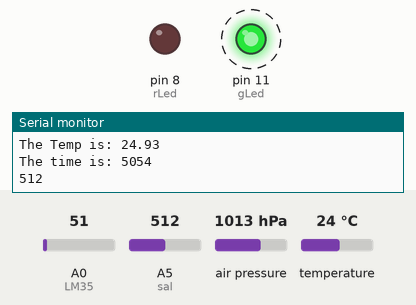
A sketch run on a simulated Arduino Uno, built with avr-gcc and run on an emulated ATmega328P. Parts: output pins drawn as LEDs (lit = HIGH), the last lines printed to the serial monitor. Dashed ring = blinking. Inputs (shaded band) come from the test bench; at power-on: A0 (LM35) = 51, A5 (sal) = 512, air pressure 1013 hPa, temperature 24 °C. Storage starts empty.

Above: at 5.7 s.
5.8 s: A0 (LM35) set to 62
At 6.22 s:
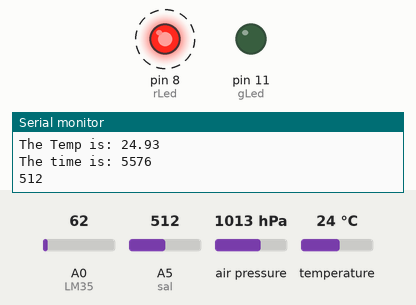
8.9 s: A0 (LM35) set to 30
At 9.09 s:
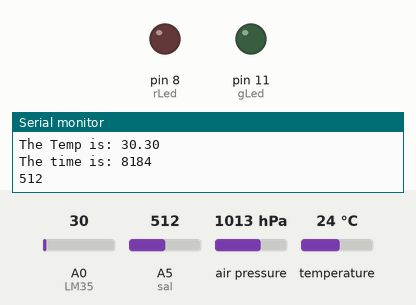
12.0 s: A0 (LM35) set to 61
At 12.48 s:
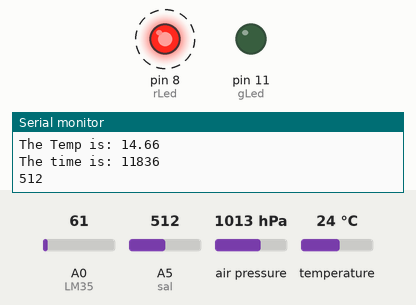
Timing chart, 0 to 21.1 s (numbered marks = the images above; inputs shaded):
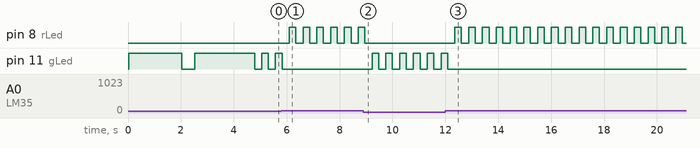

The sketch:

ctd.ino
```cpp
#include <SPI.h>
#include <SD.h>
#include <Wire.h>                  // BMP085
#include <Adafruit_BMP085.h>       // BMP085
// Connect VCC of the BMP085 sensor to 3.3V (NOT 5.0V!)
// Connect GND to Ground
// Connect SCL to i2c clock - on '168/'328 Arduino Uno/Duemilanove/etc thats Analog 5
// Connect SDA to i2c data - on '168/'328 Arduino Uno/Duemilanove/etc thats Analog 4
// Note that sensors may change the name, so check the sensor's scheme.

// Base name must be six characters or less for short file names.
#define FILE_BASE_NAME "Data"


const uint8_t CS_PIN = 10;        // ChipSelect (MKRZero SD: SDCARD_SS_PIN)
const int gLed =  11;            //
const int rLed = 8;              //
const int LM35 = A0;             // Temperature sensor
Adafruit_BMP085 bmp;
const int sal = A5;
//SoftwareSerial gpsSerial(2, 3); // TX, RX - GPS

File dataFile;
unsigned long int ttime;
float temp;
long lat,lon;

const uint8_t BASE_NAME_SIZE = sizeof(FILE_BASE_NAME) - 1;
char fileName[] = FILE_BASE_NAME "00.csv";

void setup(){
  pinMode(rLed, OUTPUT);
  pinMode(gLed, OUTPUT);
  pinMode(CS_PIN, OUTPUT);
  Serial.begin(9600);

  if (!SD.begin(CS_PIN) and !bmp.begin()) {
    Serial.println("begin failed");
    digitalWrite(rLed, HIGH);
    delay(4000);
    digitalWrite(rLed, LOW);
    return;
  }

  // Insert here condition to GPS data
  // if(!GPS.begin(GPS_PIN){
  //   delay(1000);
  //   digitalWrite(rLed, HIGH);
  //   digitalWrite(gLed, HIGH);
  //   delay(2000);
  //   return;
  // }

  while (SD.exists(fileName)) {
    if (fileName[BASE_NAME_SIZE + 1] != '9') {
      fileName[BASE_NAME_SIZE + 1]++;
    } else if (fileName[BASE_NAME_SIZE] != '9') {
      fileName[BASE_NAME_SIZE + 1] = '0';
      fileName[BASE_NAME_SIZE]++;
    } else {
      // Blink 3 times
      Serial.println("Can't create file name");
      digitalWrite(rLed, LOW);
      delay(1000);
      digitalWrite(rLed, HIGH);
      delay(1000);
      digitalWrite(rLed, LOW);
      delay(1000);
      digitalWrite(rLed, HIGH);
      delay(1000);
      digitalWrite(rLed, LOW);
      delay(1000);
      digitalWrite(rLed, HIGH);
      delay(1000);
      digitalWrite(rLed, LOW);
      return;
    }
  }
  dataFile = SD.open(fileName, FILE_WRITE);
  if (!dataFile) {
    // Blink 3 times faster
    Serial.println("open failed");
    delay(200);
    digitalWrite(rLed, HIGH);
    delay(200);
    digitalWrite(rLed, LOW);
    delay(200);
    digitalWrite(rLed, HIGH);
    delay(200);
    digitalWrite(rLed, LOW);
    delay(200);
    digitalWrite(rLed, HIGH);
    delay(200);
    digitalWrite(rLed, LOW);
    return;
  }
  Serial.print("opened: ");
  Serial.println(fileName);
  digitalWrite(gLed,HIGH);
  delay(2000);
  digitalWrite(gLed, LOW);
  delay(500);
  digitalWrite(gLed,HIGH);
  delay(2000);
  digitalWrite(gLed, LOW);
  dataFile.close();
}

void loop(){
  ttime = millis();
  temp = (float(analogRead(LM35))*5/(1023))/0.01;
  if (temp > 28) {
    digitalWrite(rLed, HIGH);
    delay(250);
    digitalWrite(rLed, LOW);
    delay(250);
  }
  else {
    digitalWrite(gLed,HIGH);
    delay(250);
    digitalWrite(gLed, LOW);
    delay(250);
  }
  File dataFile = SD.open(fileName, FILE_WRITE);
  dataFile.print(ttime);
  dataFile.print(",");
  // Record GPS data
  // dataFile.print(",");
  dataFile.print(temp);
  dataFile.print(",");
  dataFile.print(bmp.readTemperature());
  dataFile.print(",");
  dataFile.print(bmp.readPressure());
  dataFile.print(",");
  dataFile.print(bmp.readSealevelPressure());
  dataFile.print(",");
  dataFile.print(bmp.readAltitude(101500));
  dataFile.print(",");
  dataFile.print(analogRead(sal));
  // if the current sea level pressure is known, it will
  // vary with weather and such. If it is 1015 millibars
  // that is equal to 101500 Pascals.
  // Altitude is in meters
  dataFile.print(",");

  dataFile.close();

  Serial.print("The Temp is: ");
  Serial.println(temp);
  Serial.print("The time is: ");
  Serial.println(ttime);
  Serial.println("");
  Serial.println(analogRead(sal));
}
```

Measured:
- the behaviour switches between 57 and 58 on A0 (LM35) (found by bisection; images 0 and 1)
- after the input at 5.8 s, pin 8 (rLed): alternates HIGH for 0.25 s and LOW for 0.27 s, starting after 0.30 s; pin 11 (gLed): goes on until 5.8 s, then stays LOW
- after the input at 8.9 s, pin 8 (rLed): goes on until 9.0 s, then stays LOW; pin 11 (gLed): alternates HIGH for 0.25 s and LOW for 0.27 s, starting after 0.33 s
- after the input at 12.0 s, pin 8 (rLed): alternates HIGH for 0.25 s and LOW for 0.27 s, starting after 0.36 s; pin 11 (gLed): goes on until 12.1 s, then stays LOW
